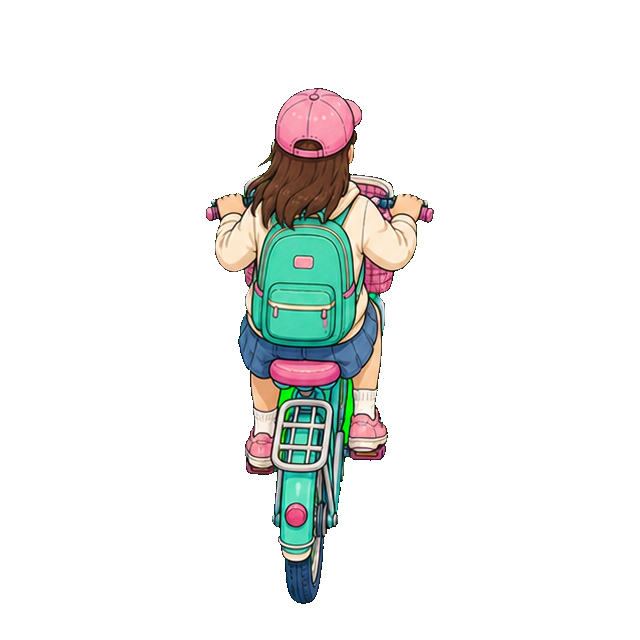
#> input picture dist/client/assets/campus-season/vehicle-bicycle.png, 640 x 640 px
$ python process-generated-vehicles.py ../dist/client/assets/campus-season/vehicle-bicycle.png
#> lines starting #> are read from the running program, lines starting #| are printed output that depends on the picture
#> in remove_connected_chroma, rgba is the input picture: PIL image 640x640 RGBA; mean R, G, B, A 18.7, 20.3, 18.7, 36.3
from __future__ import annotations

import argparse
from collections import deque
from pathlib import Path

from PIL import Image, ImageFilter


OUTPUT_DIR = Path("public/assets/campus-season")
SPRITE_NAMES = (
    "vehicle-bicycle.png",
    "vehicle-motorcycle.png",
    "vehicle-car.png",
    "vehicle-school-bus.png",
)


def chroma_candidate(pixel: tuple[int, int, int]) -> bool:
    red, green, blue = pixel
    return green > 145 and green - max(red, blue) > 48


def connected_background(image: Image.Image) -> set[tuple[int, int]]:
    rgb = image.convert("RGB")
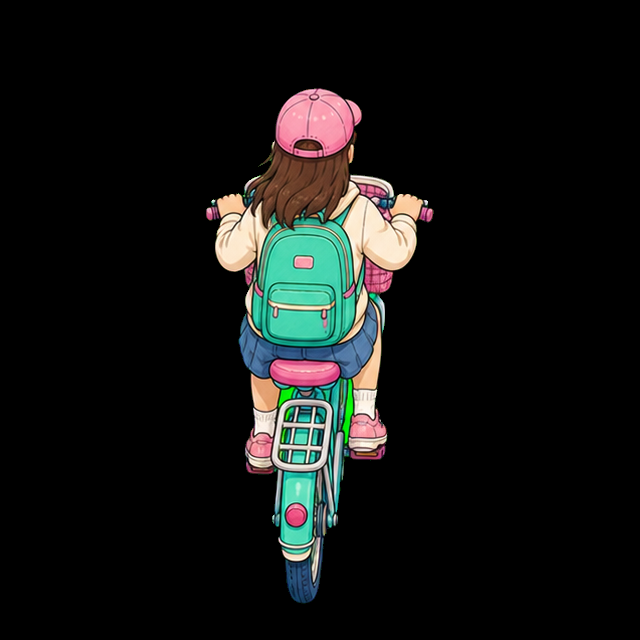
#> rgb: PIL image 640x640 RGB; mean R, G, B 18.7, 20.3, 18.7
    width, height = rgb.size
#> width = 640; height = 640
    pixels = rgb.load()
    queue: deque[tuple[int, int]] = deque()
    visited: set[tuple[int, int]] = set()

    for x in range(width):
        queue.append((x, 0))
        queue.append((x, height - 1))
    for y in range(height):
        queue.append((0, y))
        queue.append((width - 1, y))

    while queue:
        x, y = queue.popleft()
        if (x, y) in visited or not chroma_candidate(pixels[x, y]):
            continue
        visited.add((x, y))
        if x > 0:
            queue.append((x - 1, y))
        if x + 1 < width:
            queue.append((x + 1, y))
        if y > 0:
            queue.append((x, y - 1))
        if y + 1 < height:
            queue.append((x, y + 1))
#> after the loop, visited = 0 items
    return visited


def remove_connected_chroma(image: Image.Image) -> Image.Image:
    rgba = image.convert("RGBA")
    pixels = rgba.load()
    background = connected_background(image)
#> background = 0 items
    background_mask = Image.new("L", image.size, 0)
#> background_mask: PIL image 640x640 L; every value is 0
    mask_pixels = background_mask.load()
    for x, y in background:
        red, green, blue, _ = pixels[x, y]
        pixels[x, y] = (red, green, blue, 0)
        mask_pixels[x, y] = 255
#> this loop made 0 passes
    expanded_mask = background_mask.filter(ImageFilter.MaxFilter(3))
    expanded_pixels = expanded_mask.load()
    for y in range(image.height):
        for x in range(image.width):
            if expanded_pixels[x, y] == 0 or (x, y) in background:
                continue
            red, green, blue, _ = pixels[x, y]
            if green - max(red, blue) > 20:
                pixels[x, y] = (red, green, blue, 0)
    return rgba


def normalized_sprite(image: Image.Image, crop: tuple[int, int, int, int]) -> Image.Image:
    sprite = image.crop(crop)
    alpha_box = sprite.getchannel("A").getbbox()
    if alpha_box is None:
        raise RuntimeError(f"No sprite content found inside {crop}")
    sprite = sprite.crop(alpha_box)
    sprite.thumbnail((560, 560), Image.Resampling.LANCZOS)
    canvas = Image.new("RGBA", (640, 640), (0, 0, 0, 0))
    x = (canvas.width - sprite.width) // 2
    y = canvas.height - sprite.height - 36
    canvas.alpha_composite(sprite, (x, y))
    return canvas


def main() -> None:
    parser = argparse.ArgumentParser(
        description="Extract the four vehicle sprites from an ImageGen 2x2 sheet."
    )
    parser.add_argument("source", type=Path)
    parser.add_argument("--output-dir", type=Path, default=OUTPUT_DIR)
    args = parser.parse_args()

    source = remove_connected_chroma(Image.open(args.source))
    mid_x = source.width // 2
#> mid_x = 320
    mid_y = source.height // 2
#> mid_y = 320
    regions = (
        (0, 0, mid_x, mid_y),
        (mid_x, 0, source.width, mid_y),
        (0, mid_y, mid_x, source.height),
        (mid_x, mid_y, source.width, source.height),
    )
    args.output_dir.mkdir(parents=True, exist_ok=True)
    for filename, crop in zip(SPRITE_NAMES, regions, strict=True):
        normalized_sprite(source, crop).save(
            args.output_dir / filename,
            optimize=True,
        )
#> this loop made 4 passes
#> alpha_box in normalized_sprite on passes 1 to 4: (206, 88, 320, 320), (0, 88, 114, 320), (238, 0, 320, 284), (0, 0, 68, 258)
#> pass 1, in normalized_sprite, `sprite = image.crop(crop)`:
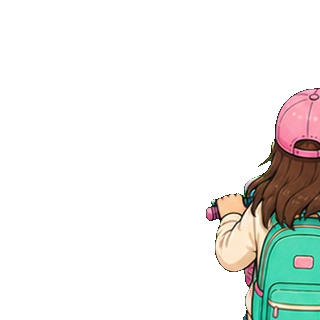
#> sprite: PIL image 320x320 RGBA; mean R, G, B, A 21.9, 23.6, 20.6, 41.9; transparent parts drawn white
#> pass 1, in normalized_sprite, `sprite = sprite.crop(alpha_box)`:
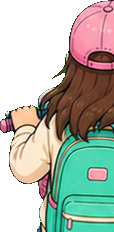
#> sprite: PIL image 114x232 RGBA; mean R, G, B, A 84.8, 91.5, 79.6, 162.2; transparent parts drawn white
#> pass 1, in main, `normalized_sprite(source, crop).save( args.output_dir / filename, opti..`:
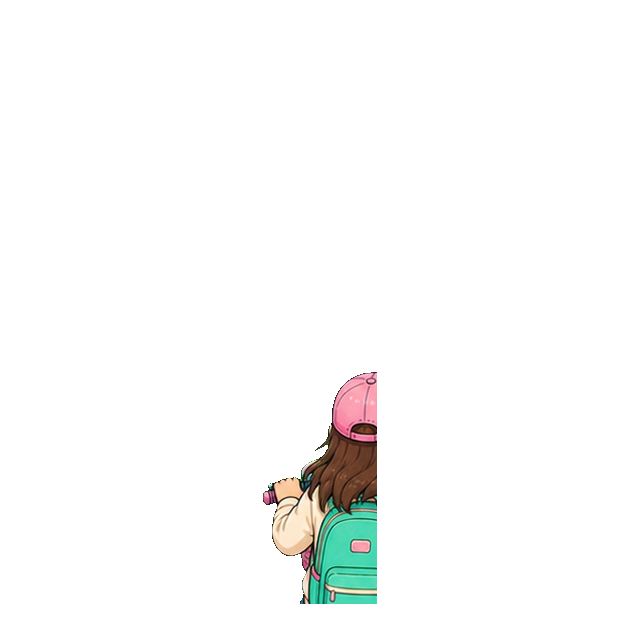
#> saved as vehicle-bicycle.png: PIL image 640x640 RGBA; mean R, G, B, A 5.5, 5.9, 5.1, 10.5; transparent parts drawn white


if __name__ == "__main__":
    main()
